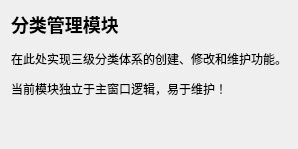
<?xml version="1.0" encoding="UTF-8"?>
<ui version="4.0">
 <class>CategoryTabWidget</class>
 <widget class="QWidget" name="CategoryTabWidget">
  <layout class="QVBoxLayout" name="verticalLayout_category">
   <item>
    <widget class="QLabel" name="categoryLabel">
     <property name="text">
      <string>&lt;h2&gt;分类管理模块&lt;/h2&gt;&lt;p&gt;在此处实现三级分类体系的创建、修改和维护功能。&lt;/p&gt;&lt;p&gt;当前模块独立于主窗口逻辑，易于维护！&lt;/p&gt;</string>
     </property>
     <property name="textFormat">
      <enum>Qt::TextFormat::RichText</enum>
     </property>
    </widget>
   </item>
   <item>
    <spacer name="verticalSpacer_category">
     <property name="orientation">
      <enum>Qt::Orientation::Vertical</enum>
     </property>
     <property name="sizeHint" stdset="0">
      <size>
       <width>20</width>
       <height>40</height>
      </size>
     </property>
    </spacer>
   </item>
  </layout>
 </widget>
 <resources/>
 <connections/>
</ui>
